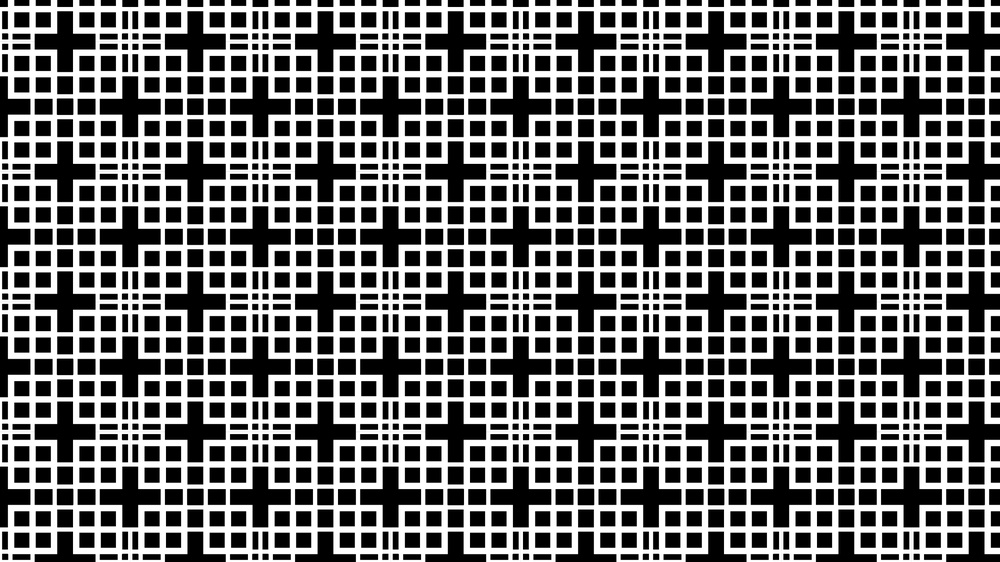
#> input picture project/evaluation/heq/input/img3.jpg, 1000 x 562 px, shrunk from 8000 x 4500 before the run
$ python python.py
#> lines starting #> are read from the running program, lines starting #| are printed output that depends on the picture
import cv2
import numpy as np
from matplotlib import pyplot as plt

img = cv2.imread('img3.jpg',0)
#> img is the input picture: shape (562, 1000); min 0, max 255, mean 114.1

hist,bins = np.histogram(img.flatten(),256,[0,256])
#> hist = 256 values, max 181216 at index 0, min 61 at index 104, mean 2195.3; bins = 257 values from 0 to 256

cdf = hist.cumsum()
#> cdf = 256 values from 181216 to 562000
cdf_normalized = cdf * hist.max()/ cdf.max()
#> cdf_normalized = 256 values from 58432.8 to 181216

plt.plot(cdf_normalized, color = 'b')
plt.hist(img.flatten(),256,[0,256], color = 'r')
plt.xlim([0,256])
plt.legend(('cdf','histogram'), loc = 'upper left')
#plt.show()
plt.savefig('img3-hist.jpg')
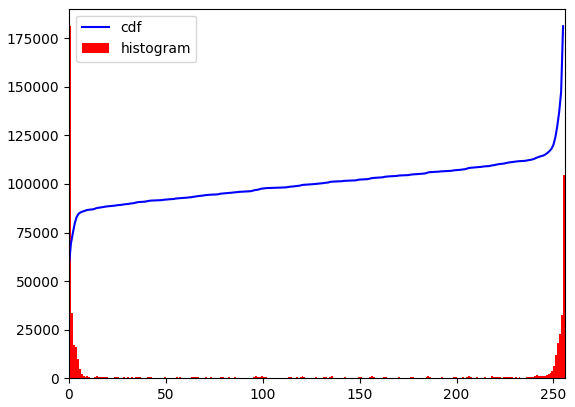
#> figure drawn by matplotlib, 1 panel; tallest bar 181216 high, from x = 0 to 1; curve peaks at x = 255, y = 181216

# [19 lines of commented-out code are left out]

$ run again, with project/evaluation/heq/input/img0.jpg copied over project/evaluation/heq/input/img3.jpg
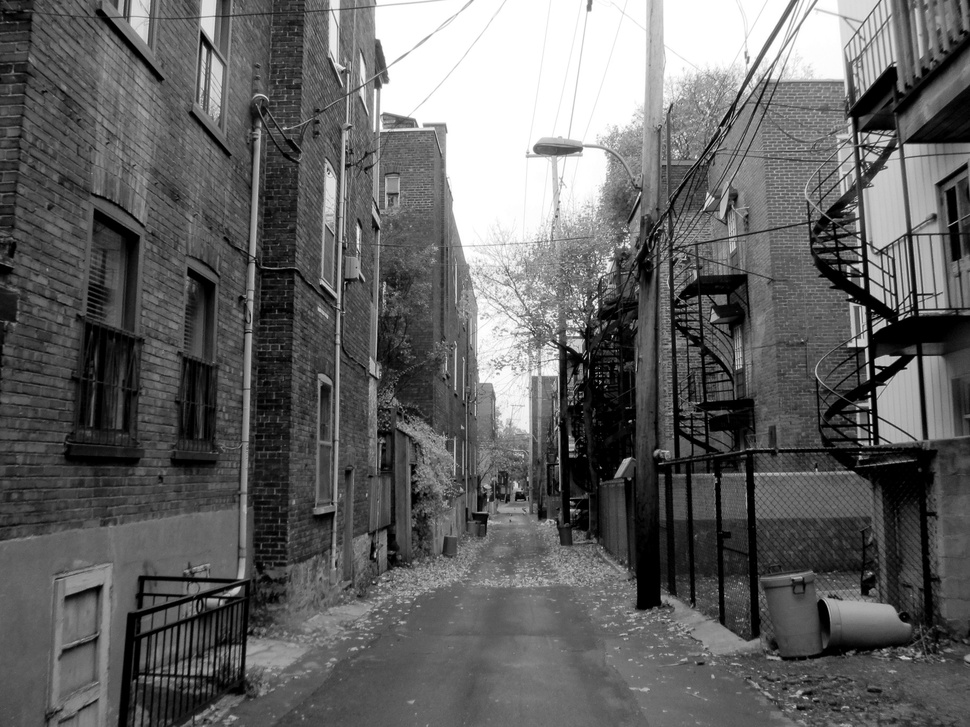
#> input picture project/evaluation/heq/input/img0.jpg, 970 x 727 px, shrunk from 3648 x 2736 before the run
#> img is the input picture: shape (727, 970); min 0, max 255, mean 98.6
#> hist = 256 values, max 42933 at index 255, min 339 at index 225, mean 2754.6; bins = 257 values from 0 to 256
#> cdf = 256 values from 17785 to 705190
#> cdf_normalized = 256 values from 1082.8 to 42933
#> `plt.savefig('img3-hist.jpg')`:
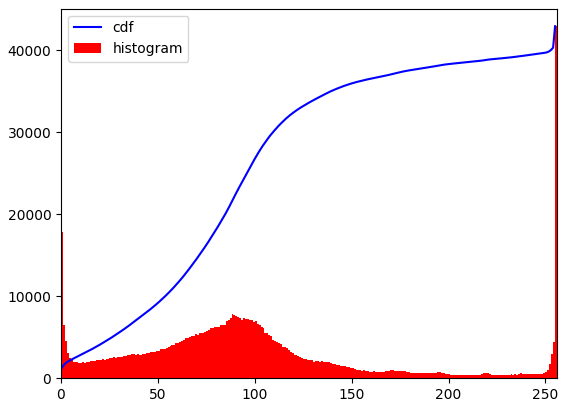
#> figure drawn by matplotlib, 1 panel; tallest bar 42933 high, from x = 255 to 256; curve peaks at x = 255, y = 42933

$ run again, with project/evaluation/heq/input/flower.jpg copied over project/evaluation/heq/input/img3.jpg
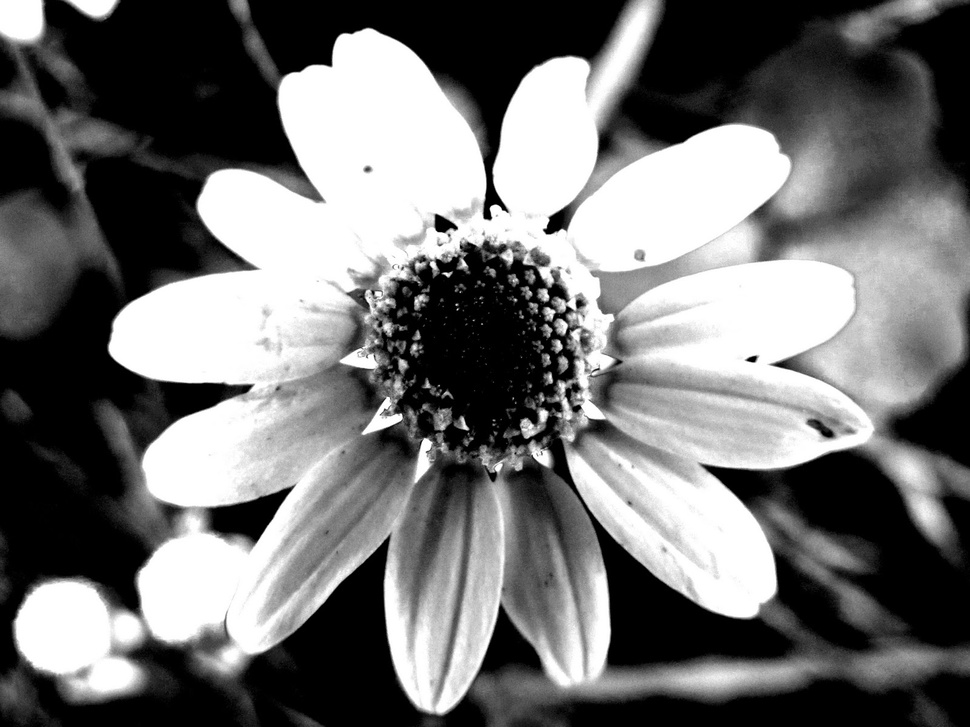
#> input picture project/evaluation/heq/input/flower.jpg, 970 x 727 px, shrunk from 1600 x 1200 before the run
#> img is the input picture: shape (727, 970); min 0, max 255, mean 114
#> hist = 256 values, max 183298 at index 0, min 881 at index 240, mean 2754.6; bins = 257 values from 0 to 256
#> cdf = 256 values from 183298 to 705190
#> cdf_normalized = 256 values from 47644.1 to 183298
#> `plt.savefig('img3-hist.jpg')`:
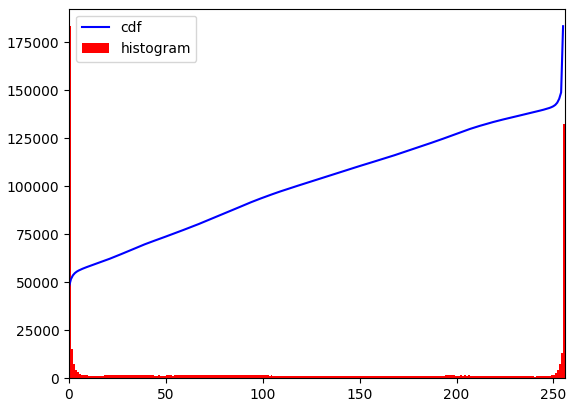
#> figure drawn by matplotlib, 1 panel; tallest bar 183298 high, from x = 0 to 1; curve peaks at x = 255, y = 183298
